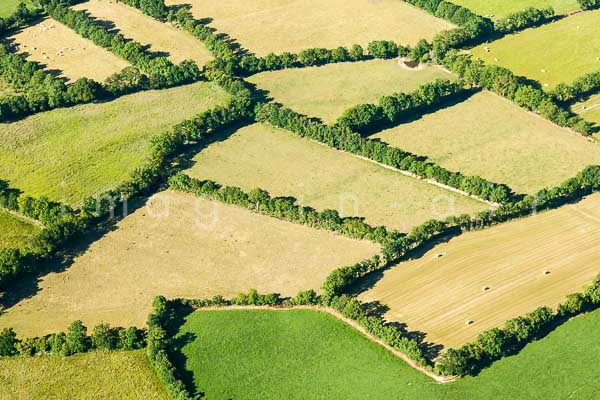
//> input picture feteScience/imgRec/Aprement.jpg, 600 x 400 px
$ ./test6 Aprement.jpg   (built with g++ and OpenCV 4)
//> lines starting //> are read from the running program, lines starting //| are printed output that depends on the picture; after the words box and inside, x2 and y2 are one past the last pixel; in counts of white or black regions, pixels touching at a corner belong together
#include <opencv2/core/core.hpp>
#include <opencv2/highgui/highgui.hpp>
#include <opencv2/imgproc/imgproc.hpp>
#include <iostream>
#include <stdio.h>
#include <stdlib.h>

using namespace cv;
using namespace std;

void drawStuff(int, void*);
void showInputWindow();
void showCannyWindow();
void showContourWindow();

int lowThreshold=43;
int lowNegligeable=10;
int const max_lowThreshold = 100;
const char* window_name = "Edge Map";

int thresh = 40;
int max_thresh = 120;
Mat img_rgb,img_gray,img_bw,canny_output,drawing;
Mat _img;

vector<vector<Point> > contours;
vector<Vec4i> hierarchy;
vector<Point> approxShape;
vector<double> areas;
vector<int> grays;

int main(int argc, char *argv[]){
	img_rgb  = imread(argv[1]);
//> img_rgb is the input picture: 400 rows x 600 cols, CV_8UC3; mean B, G, R 91.9, 165.9, 162.7
	blur( img_rgb, img_rgb, Size(3,3) );
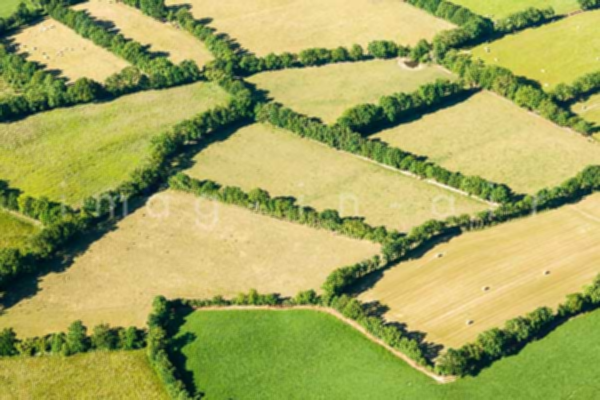
//> img_rgb: 400 rows x 600 cols, CV_8UC3; mean B, G, R 91.9, 165.9, 162.7
	namedWindow( window_name, WINDOW_AUTOSIZE );
	Scalar meanColor = mean(img_rgb);
//> meanColor = Scalar(91.9, 165.9, 162.7)
	lowThreshold = (meanColor[0]+meanColor[1]+meanColor[1])/4;
//> lowThreshold = 105
	cv::createTrackbar( "Min Threshold:", window_name, &lowThreshold, max_lowThreshold, drawStuff );
	cv::createTrackbar( "Negligeable: Area", window_name, &lowNegligeable, max_lowThreshold, drawStuff );
	drawStuff(0,0);
	cv::waitKey(0);
}

void suppressInnerShapes(int i){
	int j = hierarchy[i][2];
	if (j<0)
		return;
	else{
		contours[j];
		drawContours(drawing, contours, i, Scalar(255,0,0), CV_FILLED);   // fill one gray per contour
		cv::imshow("Fill",drawing);
		cv::waitKey(0);
		drawContours(drawing, contours, i, Scalar(grays[i],grays[i],grays[i]), CV_FILLED);   // fill one gray per contour
		suppressInnerShapes(j);
	}
}

void drawStuff(int, void*){
	Canny( img_rgb, canny_output, lowThreshold, lowThreshold*1.5, 3 );
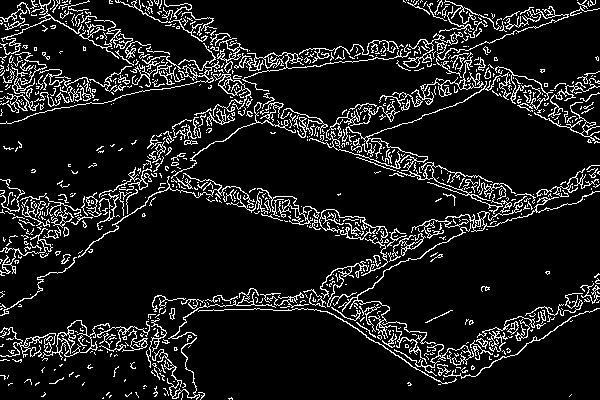
//> canny_output: 400 rows x 600 cols, CV_8UC1; 10.5% white in thin lines or dots
	cv::dilate(canny_output, canny_output, cv::Mat(), cv::Point(-1,-1));
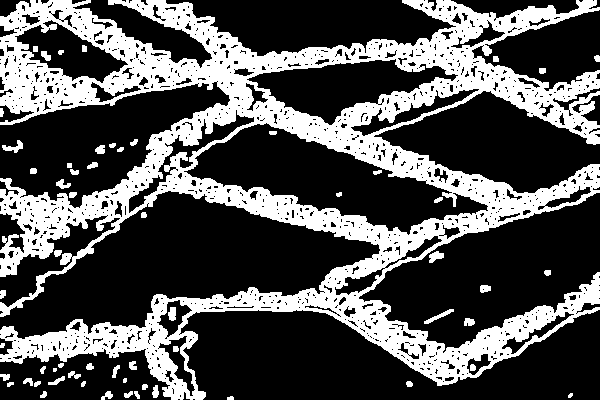
//> canny_output: 400 rows x 600 cols, CV_8UC1; 31.9% white; 59 white regions (3 under 20 px)
	showCannyWindow();

	findContours( canny_output, contours, hierarchy, CV_RETR_TREE, CV_CHAIN_APPROX_SIMPLE, Point(0, 0) );
//> contours = 1155 contours, 963 with area under 20; largest, box (x1, y1, x2, y2) and area: (0, 0, 600, 400) 107684, (183, 122, 489, 236) 14327, (246, 58, 459, 126) 6614, (14, 19, 129, 84) 3469, (128, 109, 255, 214) 1791
	drawing = Mat::zeros( canny_output.size(), CV_8UC3 );

	for(size_t i = 0; i < contours.size(); i++){
		approxPolyDP(contours[i], approxShape, arcLength(Mat(contours[i]), true)*0.04, true);
		grays.push_back((i+1)*10%255);
		areas.push_back(contourArea(contours[i],false));
		drawContours(drawing, contours, i, Scalar(grays[i],grays[i],grays[i]), CV_FILLED);   // fill one gray per contour
	//	printf("contour %d couleur %d aire %f\n",i,(i+i)*10%255,areas[i]);
	}
//> this loop made 1155 passes
//> approxShape on passes 9, 12, 24: 4 Points (x, y): [13, 382], [7, 383], [7, 386], [13, 384], 4 Points (x, y): [40, 381], [35, 382], [34, 386], [39, 384], 4 Points (x, y): [1, 343], [0, 347], [3, 347], [4, 343]
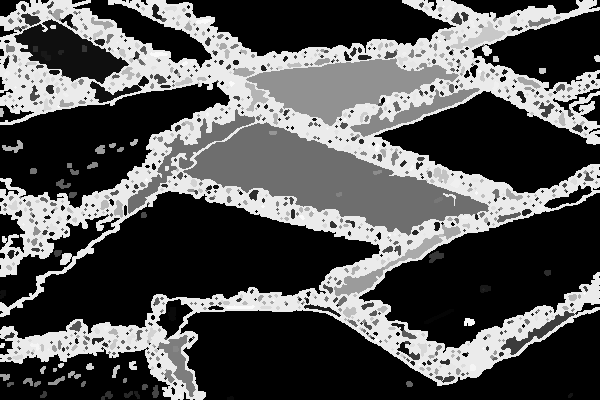
//> drawing: 400 rows x 600 cols, CV_8UC3; min 0, max 250, mean 84.3
//> after the loop, approxShape = 6 Points (x, y): [51, 2], [52, 1], [53, 2], [53, 3], [52, 4], [51, 3]; grays = 1155 values, max 250 at index 24, min 0 at index 50, mean 124.5; areas = 1155 values, max 107684 at index 48, min 2 at index 28, mean 131.8
	for(size_t i = 0; i< contours.size(); i++){
		int j = hierarchy[i][2];
		if(areas[j]<=(areas[i]*lowNegligeable/100)){
			suppressInnerShapes(i);
		}
	}
//> this loop made 1155 passes
//> (j, j in suppressInnerShapes) on passes 1 to 3: (-1, -1), (-1, -1), (-1, -1)
	showContourWindow();
}

void showInputWindow(){
	cv::namedWindow("InputImage");
	cv::imshow("InputImage",img_rgb);
}

void showCannyWindow(){
	cv::namedWindow("Canny");
	cv::imshow("Canny",canny_output);
}
void showContourWindow(){
	cv::namedWindow("Fill");
	cv::imshow("Fill",drawing);
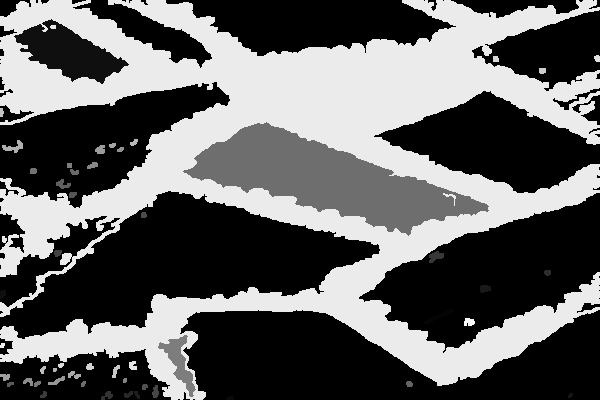
//> window 'Fill': 400 rows x 600 cols, CV_8UC3; min 0, max 250, mean 98.3
}

$ run again, on feteScience/imgRec/agriculture.jpg
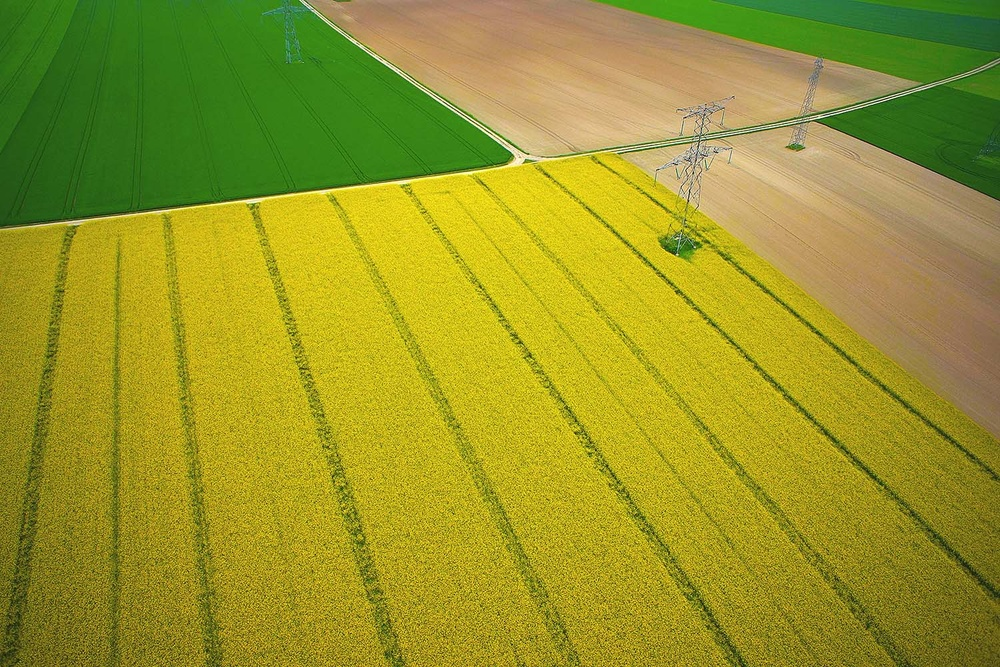
//> input picture feteScience/imgRec/agriculture.jpg, 1000 x 667 px, shrunk from 1500 x 1000 before the run
//> img_rgb is the input picture: 667 rows x 1000 cols, CV_8UC3; mean B, G, R 39.9, 150, 151.4
//> meanColor = Scalar(39.91, 150, 151.4)
//> lowThreshold = 84
//> in drawStuff, `cv::dilate(canny_output, canny_output, cv::Mat(), cv::Point(-1,-1));`:
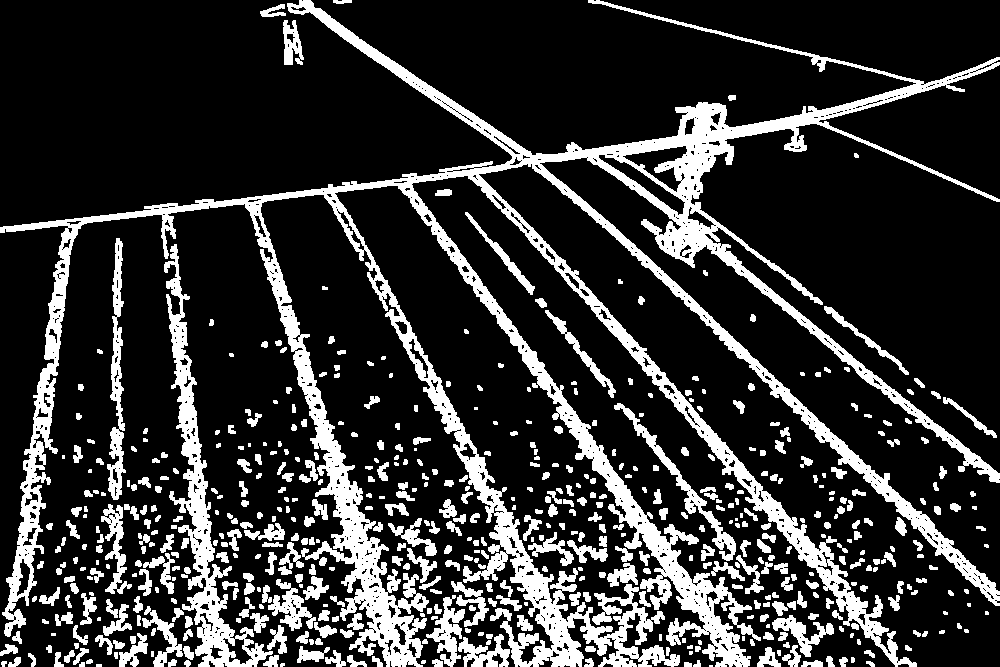
//> canny_output: 667 rows x 1000 cols, CV_8UC1; 20.2% white; 564 white regions (72 under 20 px)
//> contours = 1588 contours, 1135 with area under 20; largest, box (x1, y1, x2, y2) and area: (0, 0, 1000, 667) 82344, (164, 244, 273, 667) 8056, (107, 238, 126, 500) 1942, (614, 403, 736, 561) 1490, (622, 145, 688, 193) 1188
//> the loop in drawStuff, `for(size_t i = 0; i < contours.size(); i++)` made 1588 passes
//> approxShape on pass 34: 4 Points (x, y): [88, 649], [80, 648], [82, 651], [73, 664]
//> after the loop in drawStuff, `for(size_t i = 0; i < contours.size(); i++)`: approxShape = 6 Points (x, y): [290, 7], [298, 8], [303, 6], [306, 9], [299, 11], [293, 10]; grays = 1588 values, max 250 at index 24, min 0 at index 50, mean 124.6; areas = 1588 values, max 82344.5 at index 760, min 2 at index 12, mean 86.36
//> the loop in drawStuff, `for(size_t i = 0; i< contours.size(); i++)` made 1588 passes
//> (j, j in suppressInnerShapes) on passes 1 to 3: (-1, -1), (-1, -1), (-1, -1)
//> in showContourWindow, `cv::imshow("Fill",drawing);`:
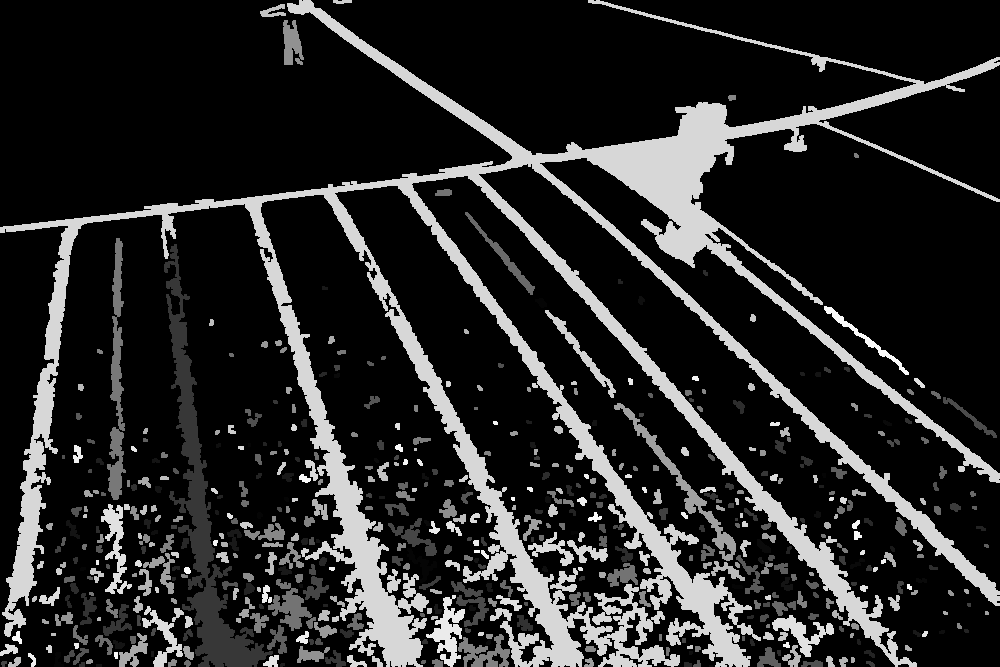
//> window 'Fill': 667 rows x 1000 cols, CV_8UC3; min 0, max 250, mean 39.2

$ run again, on feteScience/imgRec/batiment.png
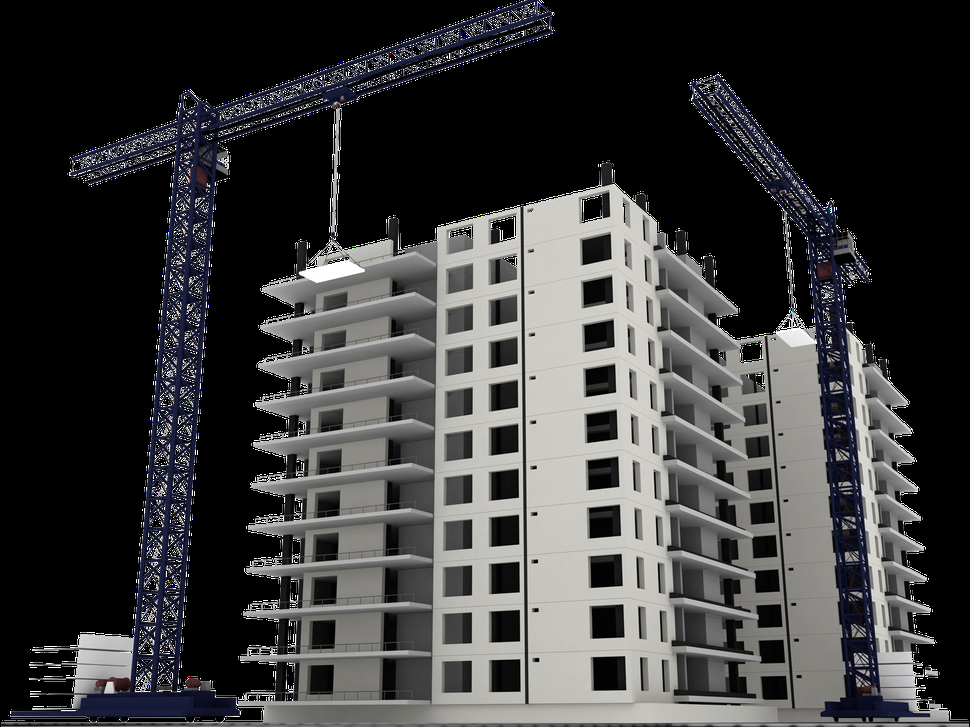
//> input picture feteScience/imgRec/batiment.png, 970 x 727 px, shrunk from 1600 x 1200 before the run
//> img_rgb is the input picture: 727 rows x 970 cols, CV_8UC3; mean B, G, R 59.3, 58.7, 59
//> meanColor = Scalar(59.27, 58.72, 58.98)
//> lowThreshold = 44
//> in drawStuff, `cv::dilate(canny_output, canny_output, cv::Mat(), cv::Point(-1,-1));`:
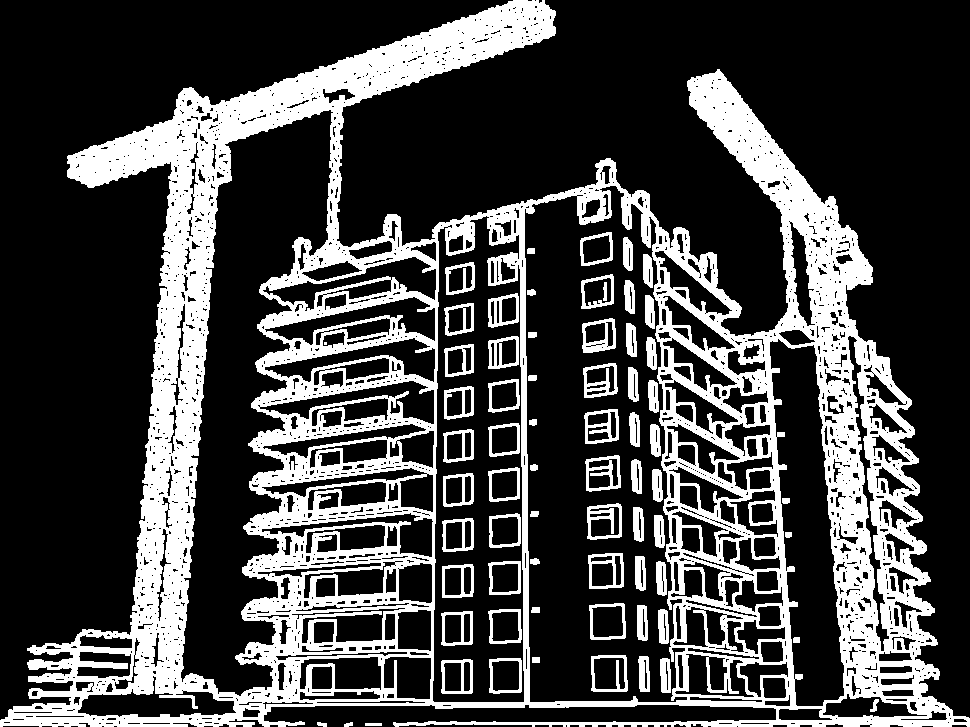
//> canny_output: 727 rows x 970 cols, CV_8UC1; 26.9% white; 69 white regions (1 under 20 px)
//> contours = 2015 contours, 1462 with area under 20; largest, box (x1, y1, x2, y2) and area: (0, 0, 970, 727) 420143, (524, 185, 688, 703) 67735, (180, 109, 334, 697) 43651, (432, 215, 525, 703) 39077, (769, 338, 845, 707) 16926
//> the loop in drawStuff, `for(size_t i = 0; i < contours.size(); i++)` made 2015 passes
//> approxShape on passes 4, 9, 10: 4 Points (x, y): [856, 233], [183, 88], [0, 726], [969, 726], 2 Points (x, y): [740, 723], [769, 723], 2 Points (x, y): [718, 723], [732, 723]
//> after the loop in drawStuff, `for(size_t i = 0; i < contours.size(); i++)`: approxShape = 8 Points (x, y): [534, 6], [535, 5], [536, 5], [537, 6], [537, 7], [536, 8], [535, 8], [534, 7]; grays = 2015 values, max 250 at index 24, min 0 at index 50, mean 125; areas = 2015 values, max 420143 at index 3, min 2 at index 5, mean 371.2
//> the loop in drawStuff, `for(size_t i = 0; i< contours.size(); i++)` made 2015 passes
//> (j, j in suppressInnerShapes) on passes 1 to 3: (-1, -1), (-1, -1), (-1, -1)
//> in showContourWindow, `cv::imshow("Fill",drawing);`:
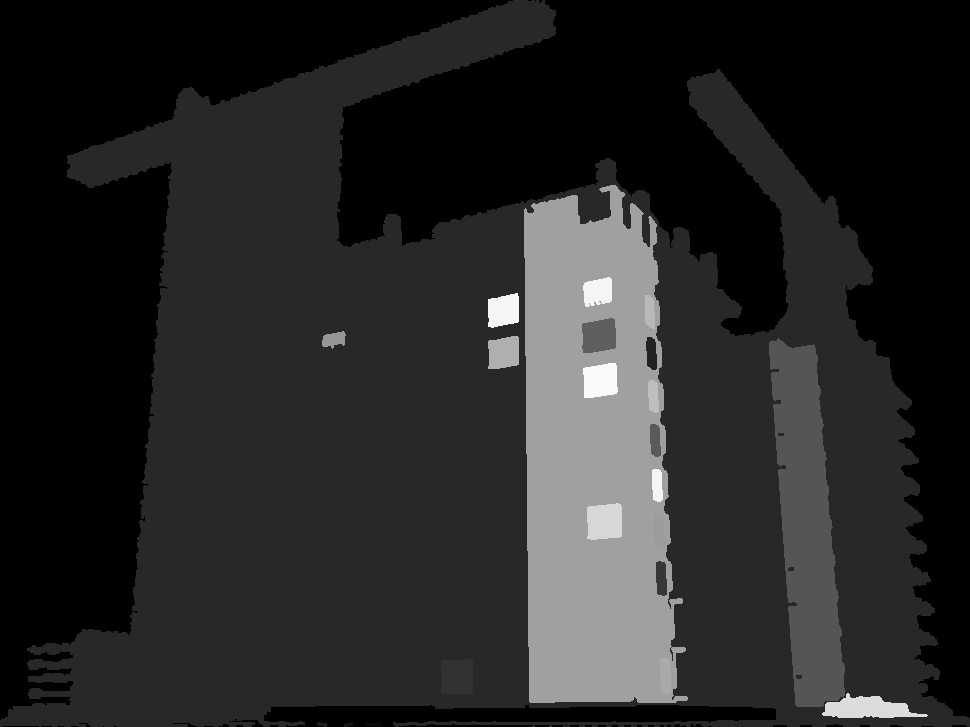
//> window 'Fill': 727 rows x 970 cols, CV_8UC3; min 0, max 250, mean 37.8
